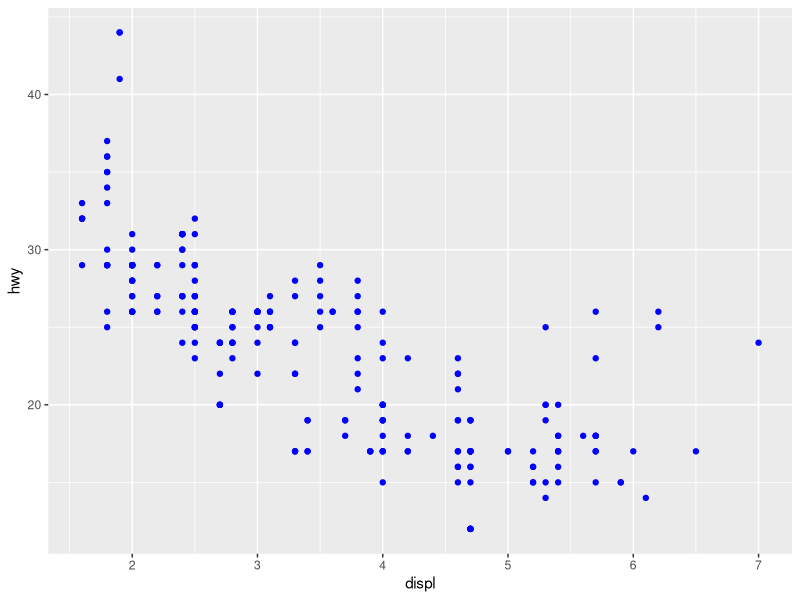
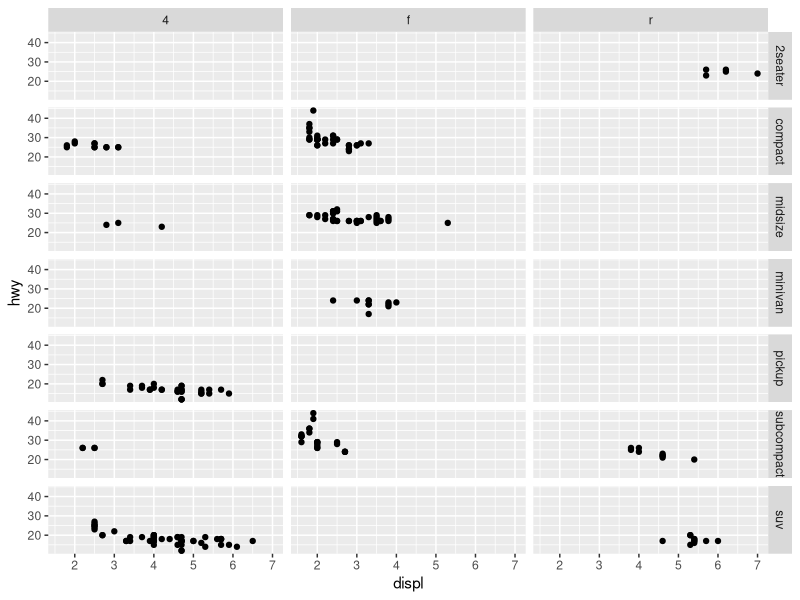
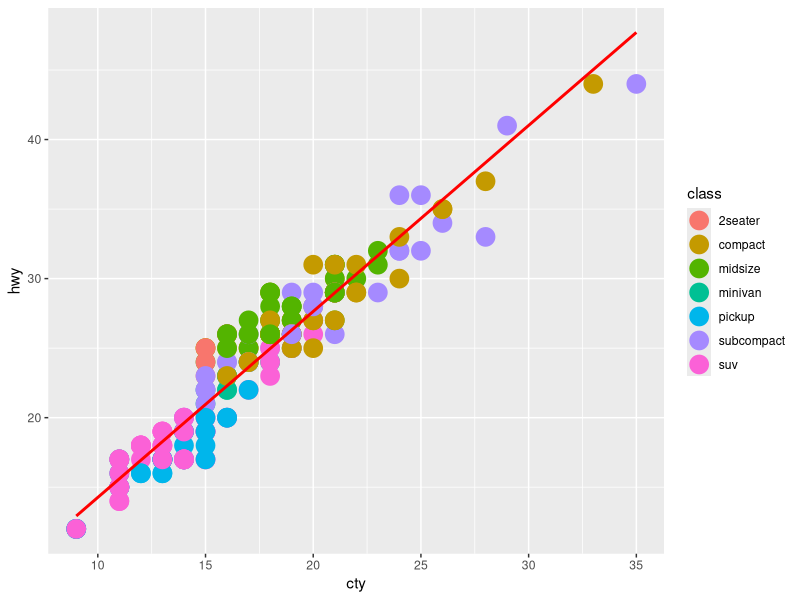

The R source for these figures, in order:
## ---- chunk 1
library(ggplot2)
data("mpg")
mpg
# first method
number_row <- nrow (mpg)
number_row
number_column <- ncol (mpg)
number_column
# second method
dimensions <- dim (mpg)
dimensions
total_row <- dimensions [1]
total_row 
total_columns <- dimensions [2]
total_columns 
## ---- chunk 2
#the color="blue" should be placed outside the aes()
ggplot(data = mpg) + 
  geom_point(mapping = aes(x = displ, y = hwy), color = "blue")
## ---- chunk 3
ggplot(data = mpg, aes(x = displ, y = hwy)) +
  geom_point() +
  facet_grid(class ~ drv)
## ---- chunk 4
ggplot(data = mpg, aes(x = cty, y = hwy, color = class)) +
  geom_point(size = 6) +
  geom_smooth(method = "lm", se = FALSE, color = "red") 
## ---- chunk 5
subcompact_15 <- subset (mpg, class == "subcompact" & cty == 15)
subcompact_15
man_mod_15 <- subcompact_15 [, c("manufacturer","model") ]
man_mod_15
## ---- chunk 6
# Write your code here
## ---- chunk 7
# Write your code here
## ---- chunk 8
# Write your code here (method 1)
## ---- chunk 9
# Write your code here (method 2)
